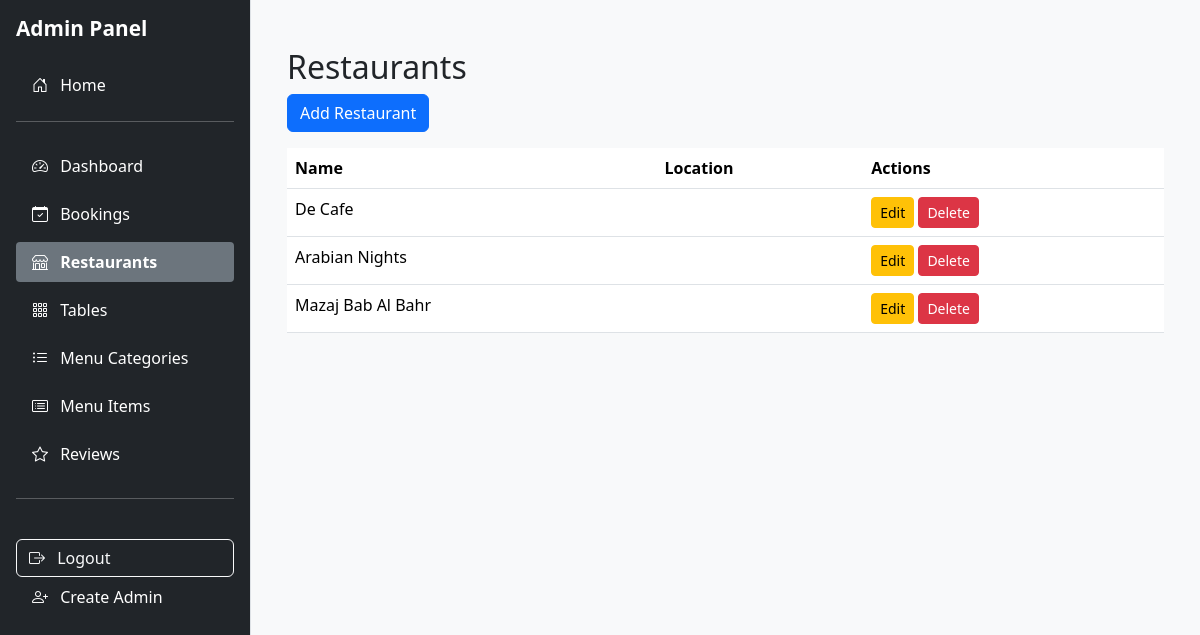
/adminpanel/restaurants/ (signed in), run on the app's committed database.
### restaurants/models.py (models this page shows, shortened)
class Restaurant(models.Model):
    name = models.CharField(max_length=120)
    address = models.CharField(max_length=255)
    city = models.CharField(max_length=80)
    description = models.TextField(blank=True)
    image = models.ImageField(upload_to='restaurants/', blank=True, null=True)
    opening_time = models.TimeField()
    closing_time = models.TimeField()

### adminpanel/views.py (the view)
# urls.py: path('restaurants/', views.restaurant_list, name='restaurant_list'),
@staff_required
def restaurant_list(request):
    restaurants = Restaurant.objects.all()
    return render(request, 'adminpanel/restaurant_list.html', {'restaurants': restaurants})

### adminpanel/views.py (called while the page is built)
def staff_required(view_func):
    return user_passes_test(lambda u: u.is_staff)(view_func)

### adminpanel/templates/adminpanel/restaurant_list.html (shortened to what this page needs)
{% extends "adminpanel/admin_base.html" %}
{% block content %}
<div class="container mt-4">
  <h2>Restaurants</h2>
  <a href="{% url 'adminpanel:restaurant_create' %}" class="btn btn-primary mb-3">Add Restaurant</a>
  <table class="table table-hover">
    <thead>
      <tr>
        <th>Name</th>
        <th>Location</th>
        <th>Actions</th>
      </tr>
    </thead>
    <tbody>
      {% for restaurant in restaurants %}
      <tr>
        <td>{{ restaurant.name }}</td>
        <td>{{ restaurant.location }}</td>
        <td>
          <a href="{% url 'adminpanel:restaurant_edit' restaurant.id %}" class="btn btn-sm btn-warning">Edit</a>
          <a href="{% url 'adminpanel:restaurant_delete' restaurant.id %}" class="btn btn-sm btn-danger">Delete</a>
        </td>
      </tr>
      {% empty %}
      <tr><td colspan="3">No restaurants found.</td></tr>
      {% endfor %}
    </tbody>
  </table>
</div>
{% endblock %}

### static/css/admin.css (style rules this page uses)
.table th { font-weight: 600; }

### data on the page
Restaurant: name "De Cafe"
Restaurant: name "Arabian Nights"
Restaurant: name "Mazaj Bab Al Bahr"
